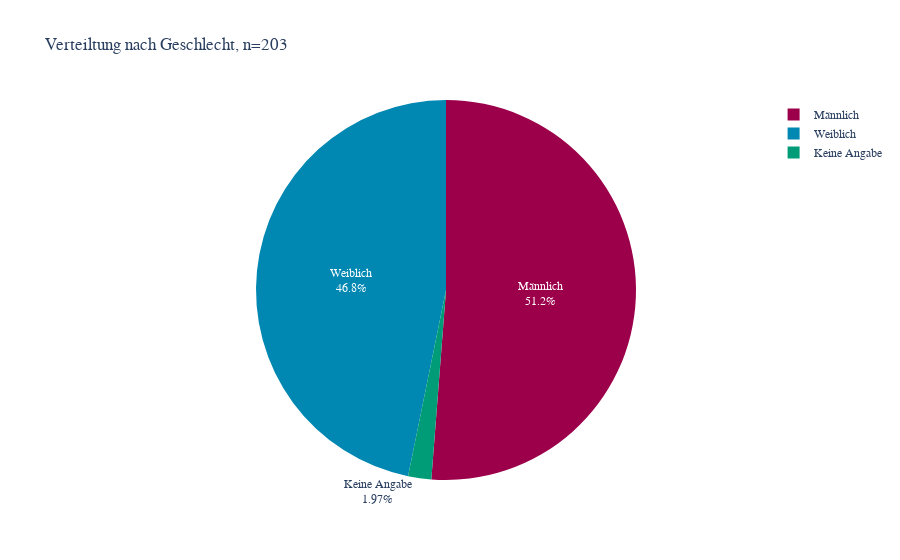
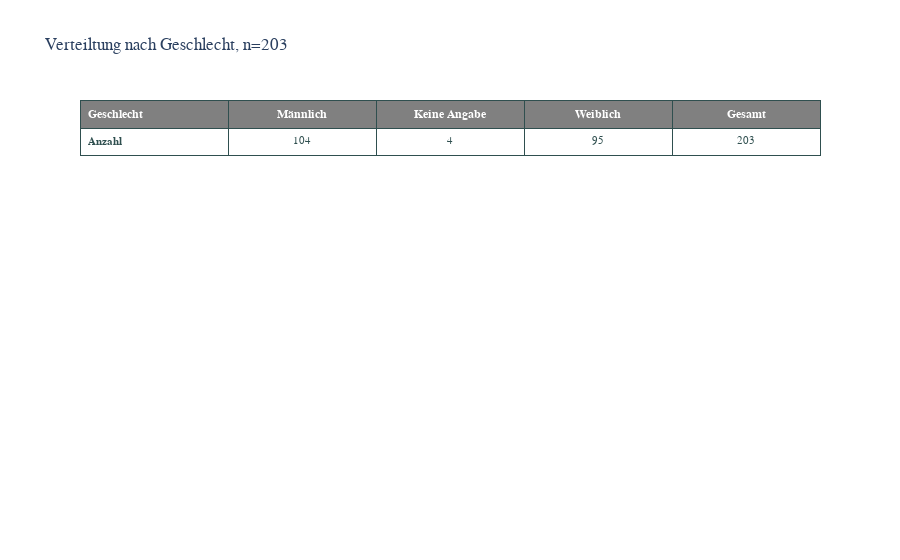

The code cell stored with these charts, in order, in its notebook:
### Markdown cell above
### Gender

### Code cell
df = surveyData[['sex']]

df.fillna('nicht angegeben', inplace=True)
df = df.groupby(['sex'], dropna=False)['sex'].count().reset_index(name='count')

# Label strings
chartLabel = f"Verteiltung nach Geschlecht, n={len(surveyData[['sex']])}"
categoryGroups = ["Männlich", "Keine Angabe", "Weiblich"]

fig = go.Figure(data=[go.Pie( labels=categoryGroups, values=df['count'])])
fig.update_traces(textinfo='percent+label', marker=dict(colors=urCdColors))
fig.update_layout(
    title=chartLabel,
    yaxis_title=yLabel,
    # legend_title="Legend Title",
    font=dict(
        family="Frutiger Next LT W1G, Gill Sans, sans-serif",
        size=12,
        # color="RebeccaPurple"
    )
)
fig.show()

# Table sex
fig = go.Figure(data=[go.Table(
  header=dict(
    values=['<b>Geschlecht</b>', f"<b>{categoryGroups[0]}</b>", f"<b>{categoryGroups[1]}</b>", f"<b>{categoryGroups[2]}</b>", "<b>Gesamt</b>"],
    line_color='darkslategray',
    fill_color=headerColor,
    align=['left','center'],
    font=dict(color='white', size=12)
  ),
  cells=dict(
    values=[
      # [surveyData[surveyData['sex'] == 'männlich'], surveyData[surveyData['sex'] == 'nicht angegeben'], surveyData[surveyData['sex'] == 'weiblich']]],
        ['<b>Anzahl</b>'],
        [len(surveyData[surveyData['sex'] == 'männlich'])],
        [surveyData['sex'].isnull().sum()],
        [len(surveyData[surveyData['sex'] == 'weiblich'])],
        [len(surveyData[['sex']])]
      ],
    line_color='darkslategray',
    # 2-D list of colors for alternating rows
    fill_color = [[rowOddColor,rowEvenColor,rowOddColor, rowEvenColor,rowOddColor]*5],
    align = ['left', 'center'],
    font = dict(color = 'darkslategray', size = 11)
    ))
])

fig.update_layout(
    title=chartLabel,
    yaxis_title=yLabel,
    # legend_title="Legend Title",
    font=dict(
        family="Frutiger Next LT W1G, Gill Sans, sans-serif",
        size=12,
        # color="RebeccaPurple"
    )
)

fig.show()

### Figure 1 — Plotly figure (JSON) as saved in the notebook; plotly's stock layout.template omitted (floating-point values rounded to 4 significant figures)
{"data": [{"labels": ["Männlich", "Keine Angabe", "Weiblich"], "marker": {"colors": ["rgb(156,0,75)", "rgb(0,155,119)", "rgb(0,135,178)", "rgb(174,167,0)", "rgb(236,98,0)", "rgb(191,0,42)", "rgb(79,184,0)", "rgb(0,137,147)", "rgb(0,85,106)", "rgb(205,211,15)", "rgb(236,188,0)"]}, "textinfo": "percent+label", "type": "pie", "values": [104, 4, 95]}], "layout": {"font": {"family": "Frutiger Next LT W1G, Gill Sans, sans-serif", "size": 12}, "title": {"text": "Verteiltung nach Geschlecht, n=203"}, "yaxis": {"title": {"text": "Beruf"}}}}

### Figure 2 — Plotly figure (JSON) as saved in the notebook; plotly's stock layout.template omitted (floating-point values rounded to 4 significant figures)
{"data": [{"cells": {"align": ["left", "center"], "fill": {"color": [["white", "lightgrey", "white", "lightgrey", "white", "white", "lightgrey", "white", "lightgrey", "white", "white", "lightgrey", "white", "lightgrey", "white", "white", "lightgrey", "white", "lightgrey", "white", "white", "lightgrey", "white", "lightgrey", "white"]]}, "font": {"color": "darkslategray", "size": 11}, "line": {"color": "darkslategray"}, "values": [["<b>Anzahl</b>"], [104], [4], [95], [203]]}, "header": {"align": ["left", "center"], "fill": {"color": "grey"}, "font": {"color": "white", "size": 12}, "line": {"color": "darkslategray"}, "values": ["<b>Geschlecht</b>", "<b>Männlich</b>", "<b>Keine Angabe</b>", "<b>Weiblich</b>", "<b>Gesamt</b>"]}, "type": "table"}], "layout": {"font": {"family": "Frutiger Next LT W1G, Gill Sans, sans-serif", "size": 12}, "title": {"text": "Verteiltung nach Geschlecht, n=203"}, "yaxis": {"title": {"text": "Beruf"}}}}
